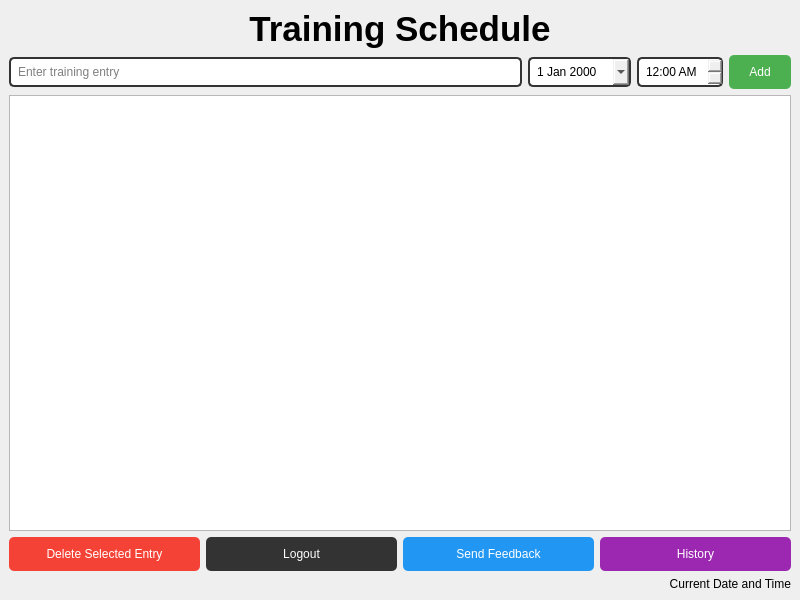
<?xml version="1.0" encoding="UTF-8"?>
<ui version="4.0">
 <class>MainWindow</class>
 <widget class="QMainWindow" name="MainWindow">
  <property name="geometry">
   <rect>
    <x>0</x>
    <y>0</y>
    <width>800</width>
    <height>600</height>
   </rect>
  </property>
  <widget class="QWidget" name="centralwidget">
   <layout class="QVBoxLayout" name="verticalLayout">
    <item>
     <widget class="QLabel" name="titleLabel">
      <property name="text">
       <string>Training Schedule</string>
      </property>
      <property name="alignment">
       <set>Qt::AlignHCenter</set>
      </property>
      <property name="font">
       <font>
        <pointsize>26</pointsize>
        <weight>75</weight>
        <bold>true</bold>
       </font>
      </property>
     </widget>
    </item>
    <item>
     <layout class="QHBoxLayout" name="addLayout">
      <item>
       <widget class="QLineEdit" name="entryEdit">
        <property name="placeholderText">
         <string>Enter training entry</string>
        </property>
        <property name="styleSheet">
         <string notr="true">border: 2px solid #333; border-radius: 5px; padding: 5px;</string>
        </property>
       </widget>
      </item>
      <item>
       <widget class="QDateEdit" name="dateEdit">
        <property name="calendarPopup">
         <bool>true</bool>
        </property>
        <property name="styleSheet">
         <string notr="true">border: 2px solid #333; border-radius: 5px; padding: 5px;</string>
        </property>
       </widget>
      </item>
      <item>
       <widget class="QTimeEdit" name="timeEdit">
        <property name="displayFormat">
         <string>hh:mm AP</string>
        </property>
        <property name="styleSheet">
         <string notr="true">border: 2px solid #333; border-radius: 5px; padding: 5px;</string>
        </property>
       </widget>
      </item>
      <item>
       <widget class="QPushButton" name="addButton">
        <property name="text">
         <string>Add</string>
        </property>
        <property name="styleSheet">
         <string notr="true">background-color: #4CAF50; color: white; padding: 10px 20px; border: none; border-radius: 5px;</string>
        </property>
       </widget>
      </item>
     </layout>
    </item>
    <item>
     <widget class="QListWidget" name="entriesList"/>
    </item>
    <item>
     <layout class="QHBoxLayout" name="buttonLayout">
      <item>
       <widget class="QPushButton" name="deleteButton">
        <property name="text">
         <string>Delete Selected Entry</string>
        </property>
        <property name="styleSheet">
         <string notr="true">background-color: #f44336; color: white; padding: 10px 20px; border: none; border-radius: 5px;</string>
        </property>
       </widget>
      </item>
      <item>
       <widget class="QPushButton" name="logoutButton">
        <property name="text">
         <string>Logout</string>
        </property>
        <property name="styleSheet">
         <string notr="true">background-color: #333; color: white; padding: 10px 20px; border: none; border-radius: 5px;</string>
        </property>
       </widget>
      </item>
      <item>
       <widget class="QPushButton" name="feedbackButton">
        <property name="text">
         <string>Send Feedback</string>
        </property>
        <property name="styleSheet">
         <string notr="true">background-color: #2196F3; color: white; padding: 10px 20px; border: none; border-radius: 5px;</string>
        </property>
       </widget>
      </item>
      <item>
       <widget class="QPushButton" name="historyButton">
        <property name="text">
         <string>History</string>
        </property>
        <property name="styleSheet">
         <string notr="true">background-color: #9C27B0; color: white; padding: 10px 20px; border: none; border-radius: 5px;</string>
        </property>
       </widget>
      </item>
     </layout>
    </item>
    <item>
     <widget class="QLabel" name="dateTimeLabel">
      <property name="text">
       <string>Current Date and Time</string>
      </property>
      <property name="alignment">
       <set>Qt::AlignRight</set>
      </property>
     </widget>
    </item>
   </layout>
  </widget>
 </widget>
 <resources/>
 <connections/>
</ui>
